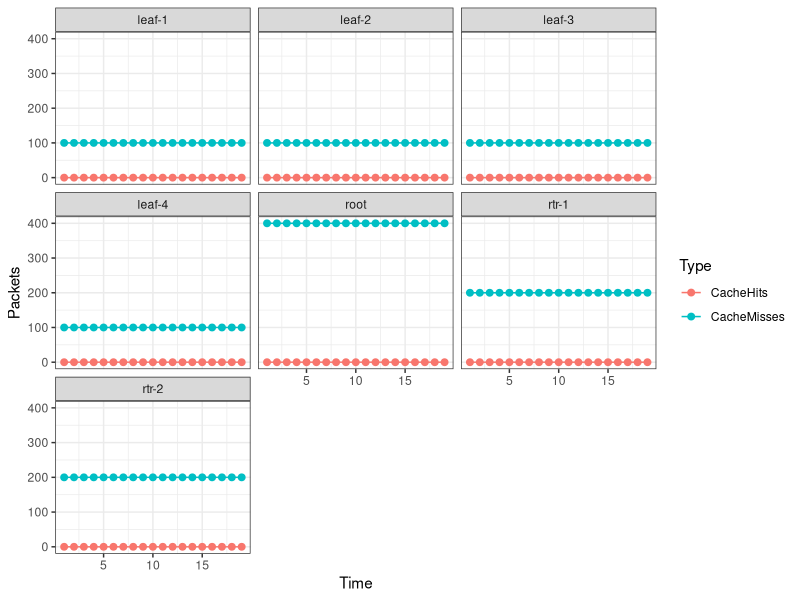

This figure's R source:
#!/usr/bin/env Rscript
# Copyright (c) 2012-2013  Alexander Afanasyev <alexander.afanasyev@ucla.edu>


# install.packages ('ggplot2')
library (ggplot2)
## # install.packages ('scales')
## library (scales)

library (doBy)

#########################
# Rate trace processing #
#########################
data = read.table ("cs-trace.txt", header=T)
data$Node = factor (data$Node)
data$Type = factor (data$Type)

## data.rtr = data[grep("Rtr", data$Node),]
#data.combined = summaryBy (. ~ Time + Node + Type, data=data, FUN=sum)

# graph rates on all nodes in Kilobits
g.all <- ggplot (data, aes (x=Time, y=Packets, color=Type)) +
  geom_point (size=2) +
  geom_line () +
  ylab ("Packets") +
  facet_wrap (~ Node) +
  theme_bw ()

png ("cs-trace-all-nodes.png", width=800, height=500)
print (g.all)
x = dev.off ()
